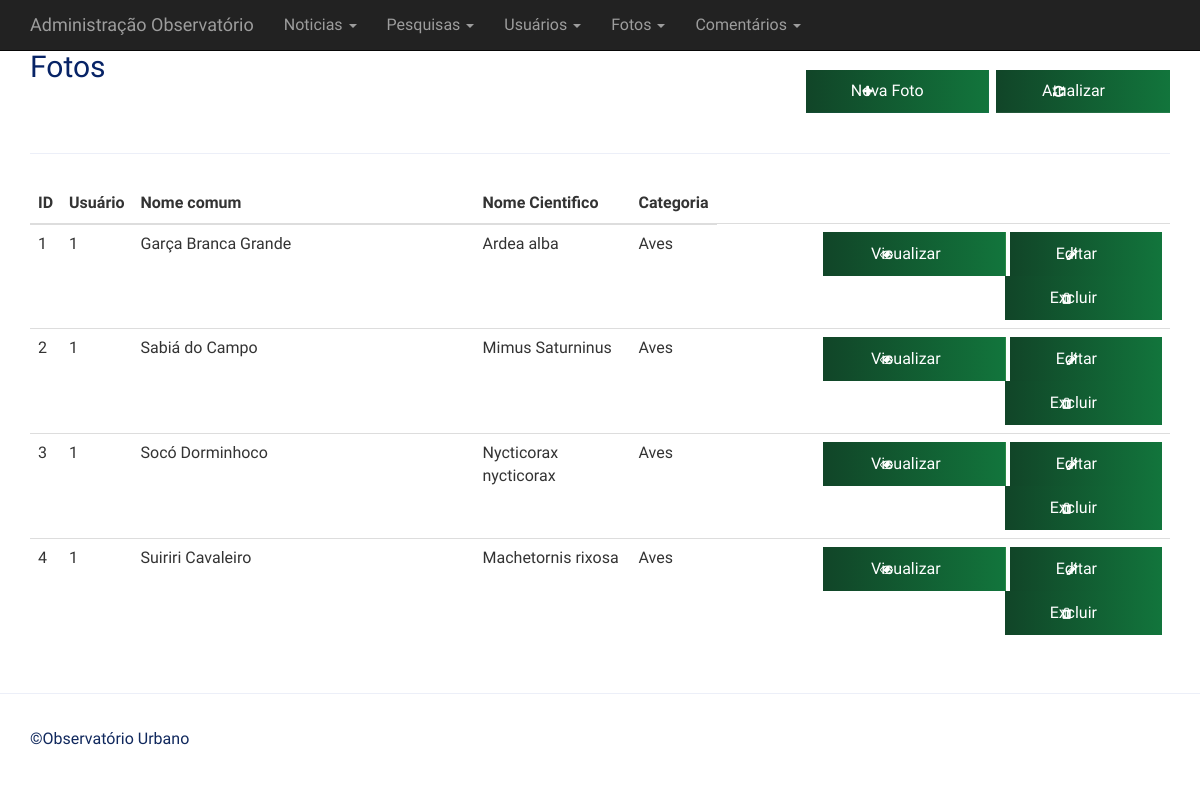
Screenshot of /adm/fotos/index.php with the database file from the repository.
### tables this page shows
CREATE TABLE `fotos` (
  `id` int(11) NOT NULL COMMENT 'Chave da Tabela',
  `id_usuario` int(11) NOT NULL COMMENT 'Chave estrangeira da tabela usuario',
  `nome_envio` varchar(40) NOT NULL COMMENT 'Nome de quem mandou a foto',
  `nome_comum` varchar(40) NOT NULL COMMENT 'Nome comum da espécie',
  `nome_cientifico` varchar(50) NOT NULL COMMENT 'Nome cientifico da espécie',
  `categoria` varchar(30) NOT NULL COMMENT 'Categoria referente a espécie do animal',
  `localizacao` text NOT NULL COMMENT 'localizacao da foto',
  `lat` text NOT NULL COMMENT 'latitude',
  `lng` text NOT NULL COMMENT 'longitude',
  `foto` text NOT NULL COMMENT 'link da foto',
  `validado` tinyint(1) NOT NULL COMMENT 'Mostra se a linha é valida para ser exibida no site',
  `criacao` datetime NOT NULL DEFAULT current_timestamp() ON UPDATE current_timestamp() COMMENT 'data de criacao',
  `modificacao` datetime DEFAULT NULL COMMENT 'data de modificacao'
);

### adm/inc/database.php (called while the page is built, shortened)
<?php
function open_database() {
	try {
		$conn = new mysqli(DB_HOST, DB_USER, DB_PASSWORD, DB_NAME);
		return $conn;
	} catch (Exception $e) {
		echo $e->getMessage();
		return null;
	}
}
function find( $table = null, $id = null ) {
	$database = open_database();
	$found = null;
	try {
	  if ($id) {
	    $sql = "SELECT * FROM " . $table . " WHERE id = " . $id;
	    $result = $database->query($sql);
	    if ($result->num_rows > 0) {
	      $found = $result->fetch_assoc();
	    }
	  } else {
	    $sql = "SELECT * FROM " . $table;
	    $result = $database->query($sql);
	    if ($result->num_rows > 0) {
	      $found = $result->fetch_all(MYSQLI_ASSOC);
	    }
	  }
	} catch (Exception $e) {
	  $_SESSION['message'] = $e->GetMessage();
	  $_SESSION['type'] = 'danger';
  }
    return $found;
}

### adm/fotos/functions.php (called while the page is built, shortened)
<?php
function index() {
	$customers = find_all('fotos');
}
function find_all( $table ) {
	return find($table);
  }

### adm/fotos/index.php (the view, shortened to what this page needs)
<?php
    require_once('functions.php');
    index();
?>
<header>
	<div class="row">
		<div class="col-sm-6">
			<h2>Fotos</h2>
		</div>
		<div class="col-sm-6 text-right h2">
	    	<a class="btn btn-primary" href="add.php"><i class="fa fa-plus"></i> Nova Foto</a>
	    	<a class="btn btn-default" href="index.php"><i class="fa fa-refresh"></i> Atualizar</a>
	    </div>
	</div>
</header>
<hr>
<table class="table table-hover">
<thead>
	<tr>
		<th>ID</th>
		<th>Usuário</th>
		<th width="30%">Nome comum</th>
		<th>Nome Cientifico</th>
		<th>Categoria</th>
	</tr>
</thead>
<tbody>
<?php if ($customers) : ?>
<?php foreach ($customers as $customer) : ?>
	<tr>
		<td><?php echo $customer['id']; ?></td>
		<td><?php echo $customer['id_usuario']; ?></td>
		<td><?php echo $customer['nome_comum']; ?></td>
		<td><?php echo $customer['nome_cientifico']; ?></td>
		<td><?php echo $customer['categoria']; ?></td>
		<td class="actions text-right">
			<a href="view.php?id=<?php echo $customer['id']; ?>" class="btn btn-sm btn-success"><i class="fa fa-eye"></i> Visualizar</a>
			<a href="edit.php?id=<?php echo $customer['id']; ?>" class="btn btn-sm btn-warning"><i class="fa fa-pencil"></i> Editar</a>
			<a href="#" class="btn btn-sm btn-danger" data-toggle="modal" data-target="#delete-modal" data-customer="<?php echo $customer['id']; ?>">
				<i class="fa fa-trash"></i> Excluir
			</a>
		</td>
	</tr>
<?php endforeach; ?>
<?php else : ?>
	<tr>
		<td colspan="6">Nenhum registro encontrado.</td>
	</tr>
<?php endif; ?>
</tbody>
</table>

### adm/inc/header.php (style rules this page uses)
body { padding-top: 50px; padding-bottom: 20px; }

### rows the page displays
fotos: id "1", id_usuario "1", nome_comum "Garça Branca Grande", nome_cientifico "Ardea alba", categoria "Aves"
fotos: id "2", id_usuario "1", nome_comum "Sabiá do Campo", nome_cientifico "Mimus Saturninus", categoria "Aves"
fotos: id "3", id_usuario "1", nome_comum "Socó Dorminhoco", nome_cientifico "Nycticorax nycticorax", categoria "Aves"
fotos: id "4", id_usuario "1", nome_comum "Suiriri Cavaleiro", nome_cientifico "Machetornis rixosa", categoria "Aves"
